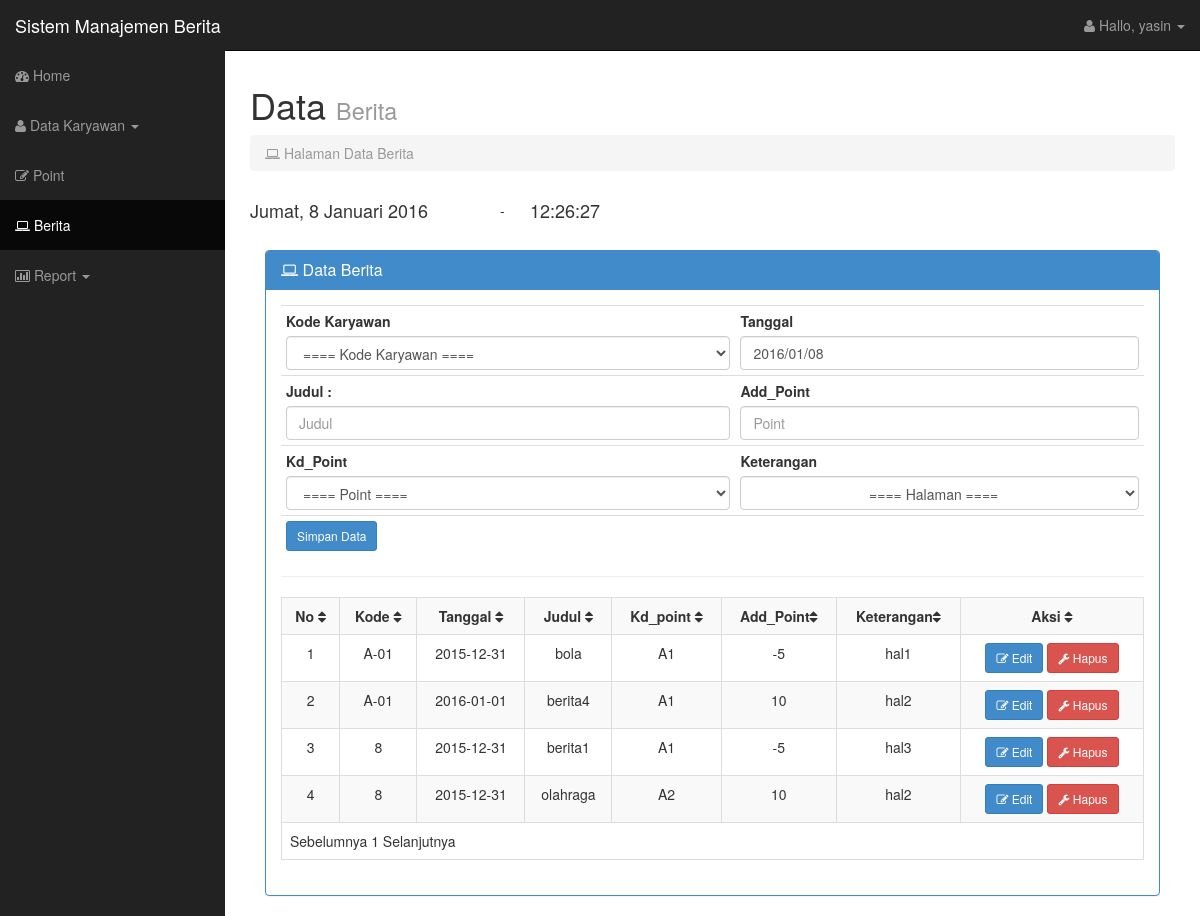
/admin/berita.php (signed in), run on the app's committed database.
### tables this page shows
CREATE TABLE IF NOT EXISTS `tb_berita` (
  `id_wartawan` varchar(50) NOT NULL,
  `tgl` date NOT NULL,
  `judul` varchar(100) NOT NULL,
  `id_point` varchar(2) NOT NULL,
  `point` int(30) NOT NULL,
  `hal` varchar(30) NOT NULL
);

### admin/berita.php (the view, shortened to what this page needs)
<?php
if (empty($_SESSION['username'])){
	echo "<script>alert('Anda belum mempunyai hak akses.'); window.location = '../index.html'</script>";
} else {
?>
<!DOCTYPE html>
<html lang="en">
 <head>
    <link href="css/bootstrap.css" rel="stylesheet">
    <link href="css/sb-admin.css" rel="stylesheet">
    <link rel="stylesheet" href="font-awesome/css/font-awesome.min.css">
    <link rel="stylesheet" href="http://cdn.oesmith.co.uk/morris-0.4.3.min.css">
</head>
<body>
	<div id="wrapper">
		<nav class="navbar navbar-inverse navbar-fixed-top" role="navigation">
				<div class="navbar-header">
					<a class="navbar-brand" href="index.php">Sistem Manajemen Berita</a>
				</div>
				<div class="collapse navbar-collapse navbar-ex1-collapse">
					<ul class="nav navbar-nav side-nav">
						<li ><a href="index.php"><i class="fa fa-dashboard"></i> Home </a></li>
						<li class="dropdown">
							<a href="data_karyawan.php"  class="dropdown-toggle" data-toggle="dropdown"><i class="fa fa-user"></i> Data Karyawan <b class="caret"></b></a>
						</li>
						<li><a href="point.php"><i class="fa fa-edit"></i> Point </a></li>
						<li class="active"><a href="berita.php"><i class="fa fa-laptop"></i> Berita </a></li>
						<li class="dropdown">
							<a href="#" class="dropdown-toggle" data-toggle="dropdown"><i class="fa fa-bar-chart-o"></i> Report <b class="caret"></b></a>
						</li>
					</ul>
					<ul class="nav navbar-nav navbar-right navbar-user">
						<li class="dropdown user-dropdown">
							<a href="#" class="dropdown-toggle" data-toggle="dropdown"><i class="fa fa-user"></i> Hallo,
						<?php
						echo $_SESSION['username'];
						?>
						<b class="caret"></b></a>
						</li>
					</ul>
				 </div>
		 </nav>
		<?php } ?>
		<div id="page-wrapper">
        <div class="row">
          <div class="col-lg-12">
            <h1> Data <small>Berita </small></h1>
            <ol class="breadcrumb">
              <li class="active"><i class="fa fa-laptop"></i> Halaman Data Berita </li>
            </ol>
            <table width="900">
            <tr>
            <td width="250"><div class="Tanggal"><h4><script language="JavaScript">document.write(tanggallengkap);</script></div></h4></td>
            <td align="left" width="30"> - </td>
            <td align="left" width="620"> <h4><div id="output" class="jam" ></div></h4></td>
            </tr>
            </table>
            <br />
			</div>
			</div>
          <div class="col-lg-12">
            <div class="panel panel-primary">
              <div class="panel-heading">
                <h3 class="panel-title"><i class="fa fa-laptop"></i> Data Berita</h3>
              </div>
              <div class="panel-body">
				<form action="insert_berita.php" method="post" enctype="multipart/form-data">
				<table class="table table-condensed">
				<tr>
					<td><label for="id_wartawan">Kode Karyawan</label>
					<select name="id_wartawan" type="text" class="form-control" id="id_wartawan" />
						<option > ==== 	Kode Karyawan ====</option>
					</td>
					<td><label for="tgl">Tanggal </label>
					<input name="tgl" type="text" class="form-control" id="tgl" value="<?php echo "".date("Y/m/d").""; ?>"/></td>
				</tr>
				<tr>
					<td><label for="judul">Judul :</label>
					<input name="judul" type="text"  class="form-control" id="judul" placeholder="Judul" /></td>
					<td><label for="point">Add_Point </label>
					<input name="point" type="text" class="form-control" id="point" placeholder="Point" required/></td>
				</tr>
				<tr>
					<td><label for="id_point">Kd_Point </label>
						<select name="id_point" type="text" class="form-control" id="id_point" />
							<option> ==== 	Point ====</option>
					</td>
					<td><label for="hal">Keterangan</label>
					<select name="hal" type="text" class="form-control" id="hal" placeholder="Halaman" required/>
							<option align="center"> ==== Halaman ====</option>
					</td>
				</tr>
				<tr>
					<td><input type="submit"  value="Simpan Data"  class="btn btn-sm btn-primary"/></td>
					<td></td>
				</tr>
				</table>
				</form>
				<HR >
                 <div class="table-responsive">
					<table class="table table-bordered table-hover table-striped tablesorter">
                      <tr>
						<th>No <i class="fa fa-sort"></i></th>
                        <th>Kode <i class="fa fa-sort"></i></th>
                        <th>Tanggal <i class="fa fa-sort"></i></th>
						<th>Judul <i class="fa fa-sort"></i></th>
                        <th>Kd_point <i class="fa fa-sort"></i></th>
                        <th>Add_Point<i class="fa fa-sort"></i></th>
						<th>Keterangan<i class="fa fa-sort"></i></th>
						<th>Aksi <i class="fa fa-sort"></i></th>
                      </tr>
					  <?php
					  $batas = 10;
					$pg = isset( $_GET['pg'] ) ? $_GET['pg'] : "";
					if ( empty( $pg ) ) {
						$posisi = 0;
						$pg = 1;
					} else {
						$posisi = ( $pg - 1 ) * $batas;
					}
					$tampil=mysql_query("select * from tb_berita order by id_wartawan desc limit $posisi, $batas");
					$NO=1;
						while($data=mysql_fetch_array($tampil))
						{
                     ?>
					 <tr align="center">
					 <td><?php echo $NO++; ?></td>
                    <td><?php echo $data['id_wartawan'];?></td>
                    <td><?php echo $data['tgl']; ?></a></td>
                    <td><?php echo $data['judul']; ?></td>
                    <td><?php echo $data['id_point']; ?></td>
					<td><?php echo $data['point']; ?></td>
					<td><?php echo $data['hal']; ?></td>
                    <td>
						<a class="btn btn-sm btn-primary" href="edit_berita.php?hal=edit&kd=<?php echo $data['id_wartawan'];?>" onClick="return confirm('Apakah anda akan edit data berita?');"><i class="fa fa-edit"></i> Edit</a>
						<a class="btn btn-sm btn-danger" href="hapus_berita.php?hal=hapus&kd=<?php echo $data['id_wartawan'];?>" onClick="return confirm('Apakah anda akan menghapus data berita?');"><i class="fa fa-wrench"></i> Hapus</a>
					</td>
                    </tr>
				    <?php
					}
					?>
					<tr>
					<td colspan="8">
				<?php
				$jml_data = mysql_num_rows(mysql_query("SELECT * FROM tb_berita"));
				$JmlHalaman = ceil($jml_data/$batas);
				if ( $pg > 1 ) {
				$link = $pg-1;
				$prev = "<a href='?pg=$link'>Sebelumnya </a>";
				} else {
				$prev = "Sebelumnya ";
				}
				$nmr = '';
				for ( $i = 1; $i<= $JmlHalaman; $i++ ){
					if ( $i == $pg ) {
					$nmr .= $i . " ";
					} else {
					$nmr .= "<a href='?pg=$i'>$i</a> ";
					}
				}
				if ( $pg < $JmlHalaman ) {
				$link = $pg + 1;
				$next = " <a href='?pg=$link'>Selanjutnya</a>";
				} else {
				$next = " Selanjutnya";
				}
				echo $prev . $nmr . $next;
				?>
				<br>
				</td>
				</tr>
					</table>
					</div>
			 </div>
			</div>
		</div>
</body>
</html>

### admin/css/sb-admin.css (style rules this page uses)
body { margin-top: 50px; }
#wrapper { padding-left: 0; }
#page-wrapper { width: 100%; padding: 5px 15px; }
@media (min-width:768px) { #wrapper { padding-left: 225px; } }
@media (min-width:768px) { #page-wrapper { padding: 15px 25px; } }
@media (min-width:768px) { .side-nav { margin-left: -225px; left: 225px; width: 225px; position: fixed; top: 50px; height: 100%; border-radius: 0; border: none; background-color: #222222; overflow-y: auto; } }
@media (min-width:768px) { .side-nav>li>a { width: 225px; } }
@media (min-width:768px) { .navbar-collapse { padding-left: 15px !important; padding-right: 15px !important; } }

### data on the page
tb_berita: id_wartawan "A-01", tgl "2015-12-31", judul "bola", id_point "A1", point "-5", hal "hal1"
tb_berita: id_wartawan "A-01", tgl "2016-01-01", judul "berita4", id_point "A1", point "10", hal "hal2"
tb_berita: id_wartawan "8", tgl "2015-12-31", judul "berita1", id_point "A1", point "-5", hal "hal3"
tb_berita: id_wartawan "8", tgl "2015-12-31", judul "olahraga", id_point "A2", point "10", hal "hal2"

### other printed values
$_SESSION['username'] "yasin"
$prev "Sebelumnya"
$next "Selanjutnya"
